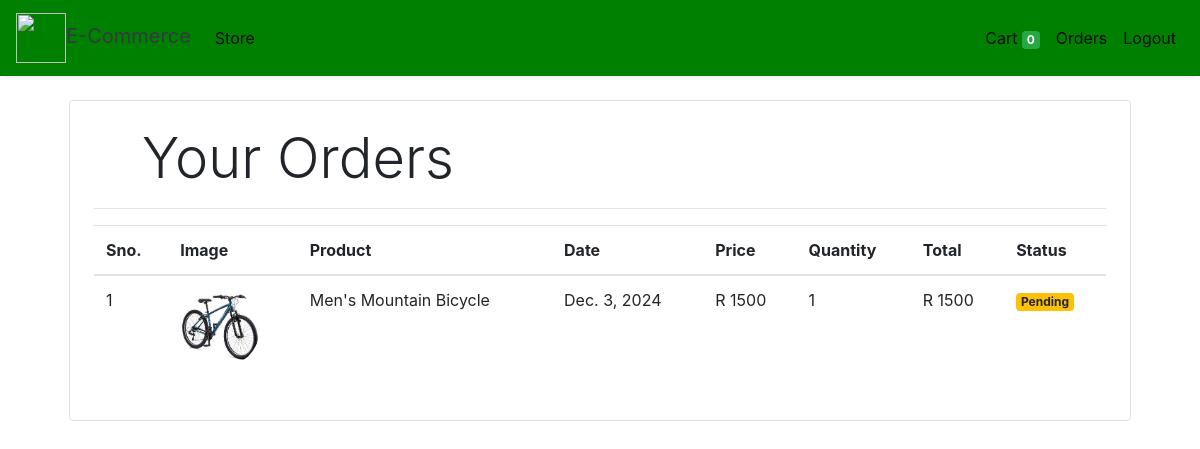
Screenshot of /orders (signed in) with the database file from the repository.
### store/models/orders.py (models this page shows, shortened)
class Order(models.Model):
    product = models.ForeignKey(Products,
                                on_delete=models.CASCADE)
    customer = models.ForeignKey(Customer,
                                 on_delete=models.CASCADE)
    quantity = models.IntegerField(default=1)
    price = models.IntegerField()
    address = models.CharField (max_length=50, default='', blank=True)
    phone = models.CharField (max_length=50, default='', blank=True)
    date = models.DateField (default=datetime.datetime.today)
    status = models.BooleanField (default=False)
    @staticmethod
    def get_orders_by_customer(customer_id):
        return Order.objects.filter(customer=customer_id).order_by('-date')

### store/models/product.py (models this page shows, shortened)
class Products(models.Model):
    name = models.CharField(max_length=60)
    price= models.IntegerField(default=0)
    category= models.ForeignKey(Category,on_delete=models.CASCADE,default=1 )
    description= models.CharField(max_length=250, default='', blank=True, null= True)
    image= models.ImageField(upload_to='uploads/products/')

### store/middlewares/auth.py (the view)
    def middleware(request):
        print(request.session.get('customer'))
        returnUrl = request.META['PATH_INFO']
        print(request.META['PATH_INFO'])
        if not request.session.get('customer'):
           return redirect(f'login?return_url={returnUrl}')
        response = get_response(request)
        return response

### store/templatetags/custom_filter.py (called while the page is built)
@register.filter(name='currency')
def currency(number):
    return "R "+str(number)

@register.filter(name='multiply')
def multiply(number , number1):
    return number * number1

### store/views/orders.py (called while the page is built)
    def get(self , request ):
        customer = request.session.get('customer')
        orders = Order.get_orders_by_customer(customer)
        print(orders)
        return render(request , 'orders.html'  , {'orders' : orders})

### store/templates/orders.html
{% extends 'base.html' %}
{% block content %}
{% load cart %}
{% load custom_filter %}
<div class="container">
   <div class="border rounded p-4 m-4">
        <p class="display-4 pl-4 ml-4">Your Orders</p>
        <hr>
        <table class="table">
            <thead>
                <tr>
                    <th>Sno.</th>
                    <th>Image</th>
                    <th>Product</th>
                    <th>Date</th>
                    <th>Price</th>
                    <th>Quantity</th>
                    <th>Total</th>
                    <th>Status</th>
                </tr>
            </thead>
            <tbody>
                {% for order in orders %}
                <tr>
                    <td>{{forloop.counter}}</td>
                    <td><img style="height: 80px;" class="rounded-circle" src="{{order.product.image.url}}" alt=""></td>
                    <td>{{order.product.name}}</td>
                    <td>{{order.date}}</td>
                    <td>{{order.price|currency}}</td>
                    <td>{{order.quantity}}</td>
                    <td>{{order.quantity|multiply:order.price|currency}}</td>
                    {% if order.status %}
                    <td><small class="badge badge-success">Completed</small></td>
                    {%else%}
                    <td><small class="badge badge-warning">Pending</small></td>
                    {% endif %}
                </tr>
                {% endfor %}
            </tbody>
        </table>
   </div>
</div>
{% endblock %}

### rows the page displays
Order: product.image (picture), product.name "Men's Mountain Bicycle", date "Dec. 3, 2024", price "R 1500", quantity "1", quantity|multiply "R 1500", status "Pending"

### other values shown
{{ request.session.cart.keys|length }} "0"
